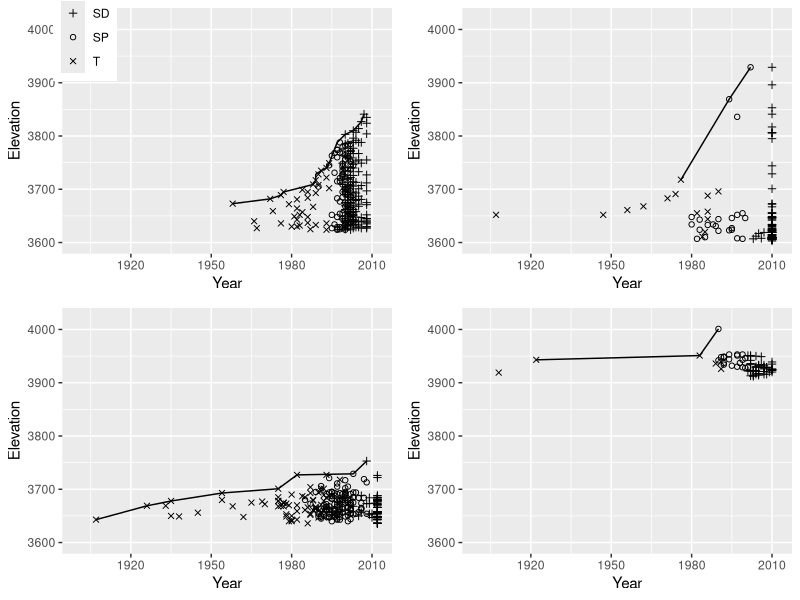

The R script that drew this image:
## ---- chunk 1
setwd ("/Users/madanksuwal/Documents/Bio302/AbiesMS/DataFiles")
#### Figure 2. shift after 1900 ####
library(ggplot2)
## ---- chunk 2
mca1.df<-read.csv('mca1.csv', header=T, sep=',')
head(mca1.df)
climb.mca1<-read.table('climb mca1.csv',header=T,sep=',')
## ---- chunk 3
#### MCA1 plot ####
p1<- ggplot(climb.mca1, aes(year, elev1), xlim=c(1900, 2012))+
  scale_x_continuous(limits = c(1900, 2012))+
  scale_y_continuous(limits = c(3600, 4020))+
  geom_line(aes (year, elev1), climb.mca1, show.legend = FALSE)+
  geom_point(data=mca1.df,aes( year, elev, group=type, shape=as.factor(type)))+
  labs(x="Year", y="Elevation")+
  scale_shape_manual(values=c("SD"=3,"SP"=1,"T"=4)) +
  theme(legend.position = c(0.07, 0.88), legend.title=element_blank() )
#print(p1)
## ---- chunk 4
#### MCA -2  plot ####
mca2.df<-read.csv('mca2.csv', header=T, sep=',')
mca2.df<- na.omit(mca2.df)
climb.mca2<-read.csv('climb mca2.csv',header=T,sep=',')
climb.mca2<- na.omit(climb.mca2)
p2<- ggplot(climb.mca2, aes(year, elev1))+
  geom_line(aes (year, elev1), climb.mca2, show.legend = FALSE)+
  scale_x_continuous(limits = c(1900, 2012))+
  scale_y_continuous(limits = c(3600, 4020))+
  geom_point(data=mca2.df,aes( year, elev, group=type, shape=as.factor(type)))+
  labs(x="Year", y="Elevation")+
  scale_shape_manual(values=c("seedling"=3,"sapling"=1,"tree"=4)) +
  theme(legend.position="none")
  #theme(legend.position = c(0.07, 0.85), legend.title=element_blank() )
#print(p2)
## ---- chunk 5
#### MCA -3  plot ####
mca3.df<-read.csv('mca3.csv', header=T, sep=',')
mca3.df<-na.omit(mca3.df)
climb.mca3<-read.csv('climb mca3.csv',header=T,sep=',')
climb.mca3<-na.omit(climb.mca3)
p3<- ggplot(climb.mca3, aes(year, elev1))+
  geom_line(aes (year, elev1), climb.mca3, show.legend = FALSE)+
    scale_x_continuous(limits = c(1900, 2012))+
  scale_y_continuous(limits = c(3600, 4020))+
  geom_point(data=mca3.df,aes( year, elev, group=type, shape=as.factor(type)))+
  labs(x="Year", y="Elevation")+
  scale_shape_manual(values=c("seedling"=3,"sapling"=1,"tree"=4)) +
  theme(legend.position="none")
  #theme(legend.position = c(0.07, 0.85), legend.title=element_blank() )
#print(p3)
## ---- chunk 6
#### GCA -1 plot ####
gca1.df<-read.csv('gca1.csv', header=T, sep=',')
climb.gca1<-read.csv('climb gca1.csv',header=T,sep=',')
p4<- ggplot(climb.gca1, aes(year, elev1))+
  geom_line(aes (year, elev1), climb.gca1, show.legend = FALSE)+
  scale_x_continuous(limits = c(1900, 2012))+
  scale_y_continuous(limits = c(3600, 4020))+
  geom_point(data=gca1.df,aes( year, elev, group=type, shape=as.factor(type)))+
  labs(x="Year", y="Elevation")+
  scale_shape_manual(values=c("seedling"=3,"sapling"=1,"tree"=4)) +
  theme(legend.position="none")
  #theme(legend.position = c(0.07, 0.85), legend.title=element_blank() )
#print(p4)
## ---- chunk 7
### multiplot function 
# Multiple plot function
#
# ggplot objects can be passed in ..., or to plotlist (as a list of ggplot objects)
# - cols:   Number of columns in layout
# - layout: A matrix specifying the layout. If present, 'cols' is ignored.
#
# If the layout is something like matrix(c(1,2,3,3), nrow=2, byrow=TRUE),
# then plot 1 will go in the upper left, 2 will go in the upper right, and
# 3 will go all the way across the bottom.
#
multiplot <- function(..., plotlist=NULL, file, cols=1, layout=NULL) {
  library(grid)
  
  # Make a list from the ... arguments and plotlist
  plots <- c(list(...), plotlist)
  
  numPlots = length(plots)
  
  # If layout is NULL, then use 'cols' to determine layout
  if (is.null(layout)) {
    # Make the panel
    # ncol: Number of columns of plots
    # nrow: Number of rows needed, calculated from # of cols
    layout <- matrix(seq(1, cols * ceiling(numPlots/cols)),
                     ncol = cols, nrow = ceiling(numPlots/cols))
  }
  
  if (numPlots==1) {
    print(plots[[1]])
    
  } else {
    # Set up the page
    grid.newpage()
    pushViewport(viewport(layout = grid.layout(nrow(layout), ncol(layout))))
    
    # Make each plot, in the correct location
    for (i in 1:numPlots) {
      # Get the i,j matrix positions of the regions that contain this subplot
      matchidx <- as.data.frame(which(layout == i, arr.ind = TRUE))
      
      print(plots[[i]], vp = viewport(layout.pos.row = matchidx$row,
                                      layout.pos.col = matchidx$col))
    }
  }
}
## ---- chunk 8
multiplot(p1, p2, p3, p4, cols=2)
